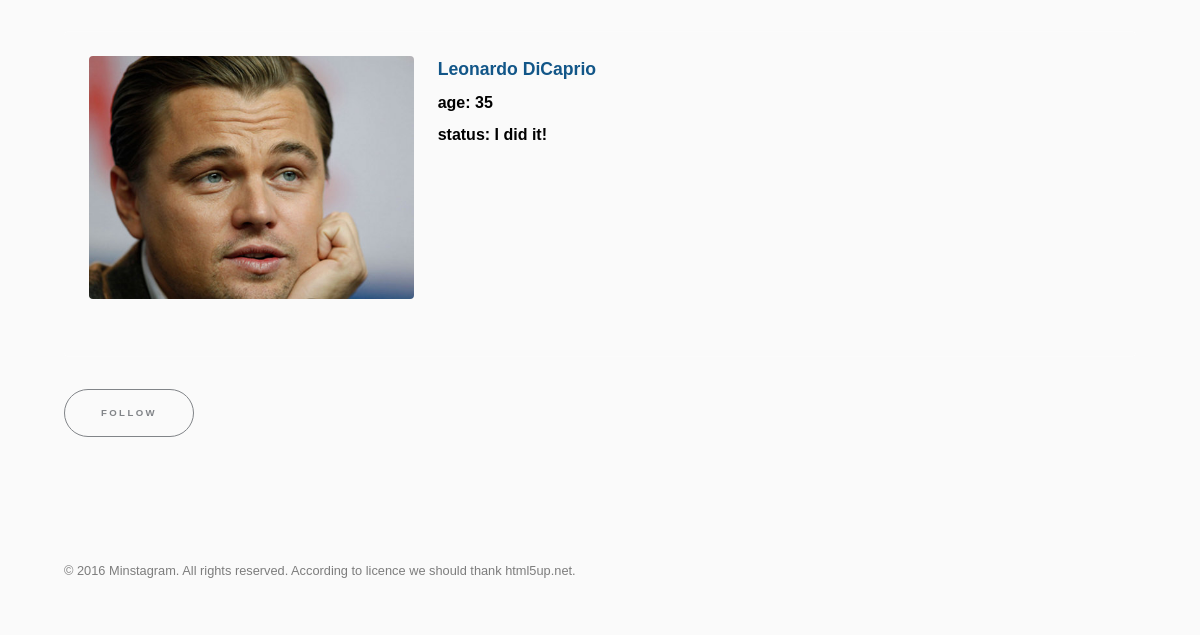
/search/ (signed in, lower part), run on an earlier commit of the app's database.
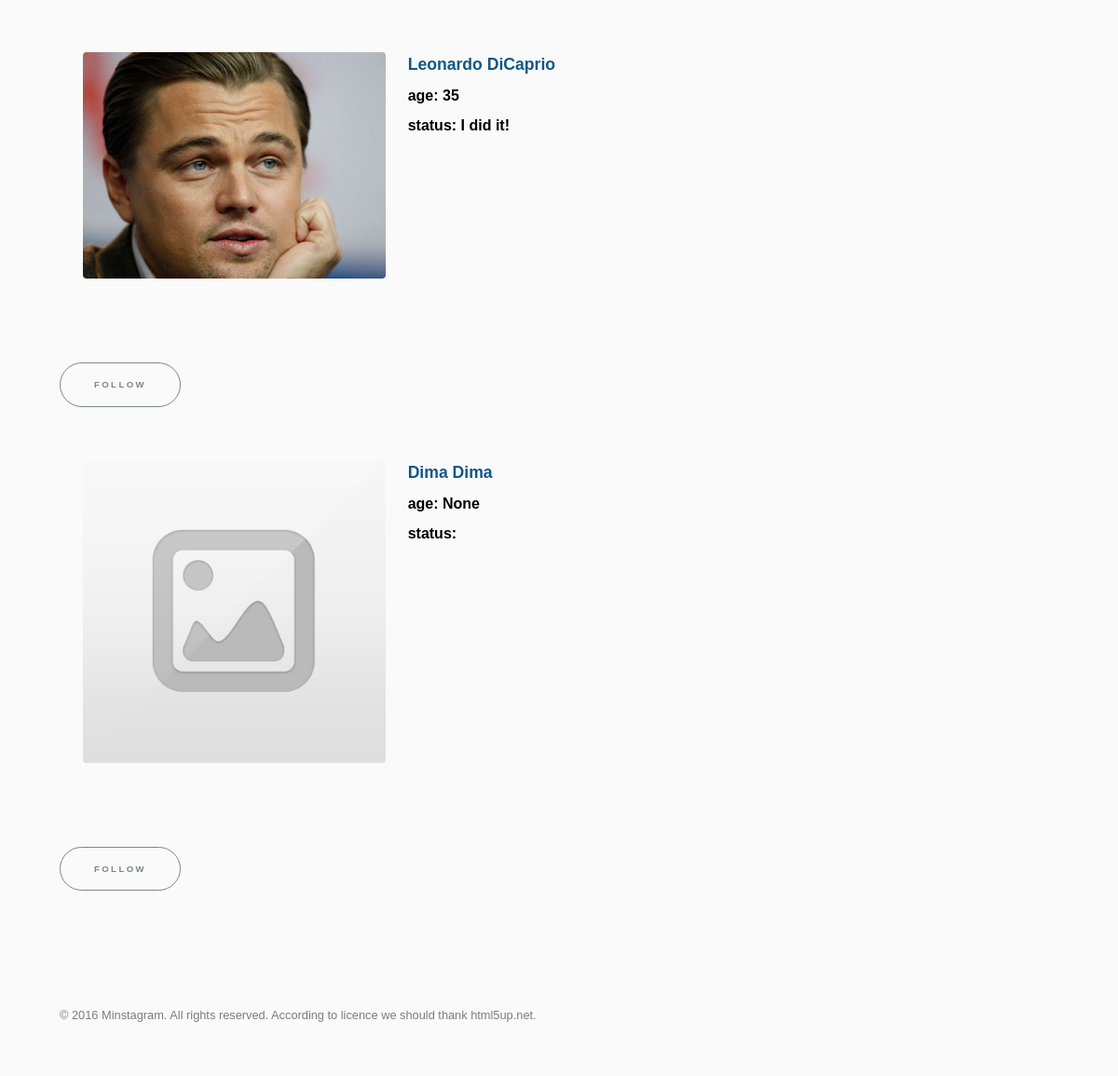
And on a later commit of the database.
### userpage/models.py (models this page shows)
class UserProfileData(models.Model):
    class Meta:
        db_table = 'user_profile_data'
    status = models.CharField(max_length=200, null=True, blank=True)
    avatar = models.ImageField(null=True, blank=True)
    age = models.IntegerField(null=True, blank=True)
    user = models.OneToOneField(User, on_delete=models.CASCADE)
    subscriptions = models.ManyToManyField(User, related_name="followed", blank=True)

### userpage/views.py (the view)
# urls.py: url(r'^search/$', views.find_friends, name='find_friends'),
@login_required
def find_friends(request):
    profile_data = UserProfileData.objects.filter(~Q(user=request.user))
    following = request.user.userprofiledata.subscriptions.all()
    context_data = {
        "profile_data": profile_data,
        "following": following,
    }
    return render(request, "userpage/search.html", context_data)

### templates/userpage/search.html (shortened to what this page needs)
{% extends "loginedin.html" %}
{% block content %}
        <div id="wrapper">
            <section id="intro" class="wrapper style1 fullscreen fade-up">
                <div class="inner">
                    {% for profile in profile_data %}
                        <div class="box">
                             <div class="row">
                                 <div class="4u 12u(medium)">
                                     {% if profile.avatar %}
                                        <img src="{{ profile.avatar.url }}" class="image fit">
                                     {% endif %}
                                 </div>
                                 <div class="8u 12u(medium)">
                                    <h3><a href="{% url "minstagram:see_user" id=profile.user.id %}"> {{ profile.user.first_name }} {{ profile.user.last_name }}</a></h3>
                                    <h4> age: {{ profile.age }}</h4>
                                    <h4> status: {{ profile.status }}</h4>
                                 </div>
                             </div>
                        </div>
                        {% if profile.user not in following %}
                            <ul class="actions">
                                <li><a href="{% url "minstagram:follow" id=profile.user.id %}" class="button scrolly">follow</a></li>
                            </ul>
                        {% elif profile.user in following %}
                            <ul class="actions">
                                <li><a href="{% url "minstagram:unfollow" id=profile.user.id %}" class="button scrolly">unfollow</a></li>
                            </ul>
                        {% endif %}
                    {% endfor %}
                </div>
            </section>
        </div>
{% endblock %}

What changed in the data, as far as the page shows it:
added UserProfileData: shows a picture, user.first_name "Dima", user.last_name "Dima", age "None", shows "FOLLOW"
